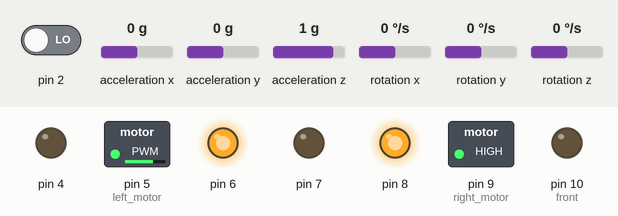
The sketch below on a simulated Arduino Nano, built with avr-gcc and run on an emulated ATmega328P. Parts: switched loads named in the sketch (green lamp = pin HIGH), output pins drawn as LEDs (lit = HIGH). The inputs (shaded band) are chosen by the test bench; at power-on: rotation z 0 °/s, acceleration z 1 g, acceleration y 0 g, pin 2 LOW, acceleration x 0 g, rotation x 0 °/s, rotation y 0 °/s. The sensor or clock chip raises its interrupt line as the real part does.

Above: at 1.7 s.
1.8 s: rotation z set to -192 °/s
At 3.5 s:
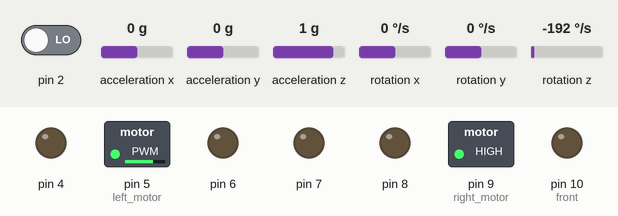
At 4.7 s:
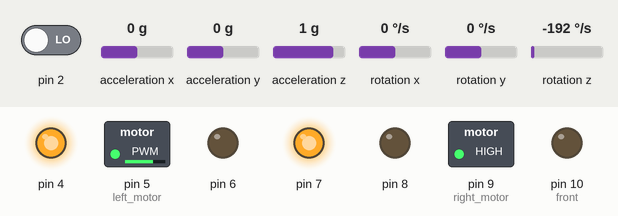
4.8 s: acceleration z set to -1.4 g
7.8 s: acceleration z set to 0 g
10.8 s: acceleration y set to -1.4 g
At 13.1 s:
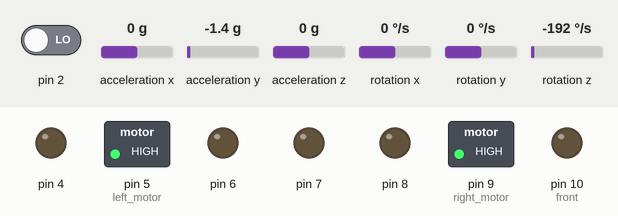
Timing chart, 0 to 14.7 s (numbered marks = the images above; inputs shaded):
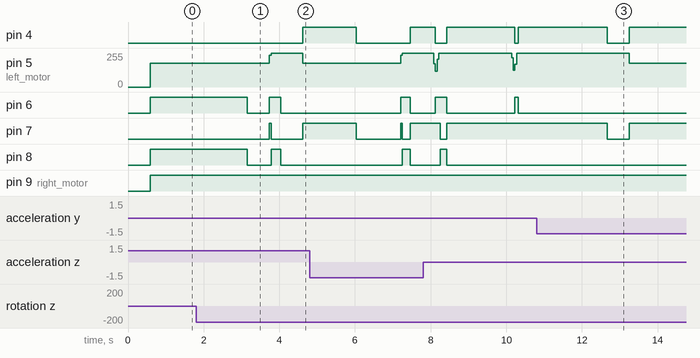

The sketch:

IEEE-R5-2024.ino
```cpp
#include "I2Cdev.h"
#include "MPU6050_6Axis_MotionApps612.h"
#include "robot-movement.h"

// comment this out when not connected to computer (i.e. actually competing)
// #define DEBUG
#ifdef DEBUG
    // comment out if you don't want to see debug prints on get_yaw()
    // #define GETYAW_DEBUG
    // comment out if you don't want to see debug prints on get_dist()
    // #define GETDIST_DEBUG
    // comment out if you don't want to see debug prints on move()
    // #define MOVE_DEBUG
    // comment out if you don't want to see debug prints on turn()
    #define TURN_DEBUG
    #define DPRINT(msg) Serial.print(msg);
    #define OK_PRINT(msg)           \
        Serial.print(F("[OKAY] ")); \
        Serial.print(F(msg));
    #define OK_PRINTLN(msg)         \
        Serial.print(F("[OKAY] ")); \
        Serial.println(F((msg)));
    #define ERR_PRINT(msg)           \
        Serial.print(F("[ERROR] ")); \
        Serial.print(F((msg)));
    #define ERR_PRINTLN(msg)         \
        Serial.print(F("[ERROR] ")); \
        Serial.println(F((msg)));
    #define DBG_PRINT(msg)           \
        Serial.print(F("[DEBUG] ")); \
        Serial.print(F((msg)));
    #define DBG_PRINTLN(msg)         \
        Serial.print(F("[DEBUG] ")); \
        Serial.println(F((msg)));
    #define WARN_PRINT(msg)         \
        Serial.print(F("[WARN] ")); \
        Serial.print(F((msg)));
    #define WARN_PRINTLN(msg)       \
        Serial.print(F("[WARN] ")); \
        Serial.println(F((msg)));
#endif

/**************
 * ULTRASONIC *
 **************/
struct ultrasonic
{
        const byte trig_pin;
        const byte echo_pin;
};

// can't store pins in PROGMEM, we're reading waaaay too quick for it to be useful
const ultrasonic front{10, 16};
// Sets the inches variable to the average of 5 calculated distances
// Returns true if distance was read successfully, false otherwise
bool get_dist(ultrasonic sensor, float &inches, uint8_t num_samples = 1, unsigned long timeout_millis = 100);

/***********
 * MPU6050 *
 ***********/
MPU6050 mpu;
bool mpu_connection_status;
bool mpu_calibrate = false;
// Sets the degrees variable to the calculated yaw.
// Returns true if angle was read successfully, false if timeout was reached
bool get_yaw(float &degrees, uint8_t num_samples = 1, unsigned long timeout_millis = 100);

/**********
 * MOTORS *
 **********/
// NOTE: left encoder is not hooked up to the robot
motor left_motor{5, 4, 6, 0};
motor right_motor{9, 8, 7, 2};

void update_left_encoder() { left_motor.encoder_count += digitalRead(left_motor.forward_dir_pin) ? 1 : -1; }

void update_right_encoder() { right_motor.encoder_count += digitalRead(right_motor.forward_dir_pin) ? 1 : -1; }

/**********
 * PATHS *
 **********/
struct path
{
        const float distance;
        const float angle_before;
        const float angle_after;
};

#define SEEDING
int seeding_index          = 0;
const path paths_seeding[] = {
    {4,  90, -90},
    {72, 0,  -90},
    {6,  0,  90 },
    {6,  0,  -90},
    {12, 0,  0  }
};

// #define ELIMS
#define ELIMS_PATH_LENGTH 8
int elimination_index          = 0;
const path paths_elimination[] = {
    {101.76, 45,  -135}, // A ➡️ D
    {107.28, -27, -153}, // D ➡️ H
    {75.84,  -71, -161}, // H ➡️ F
    {107.28, -63, -153}, // F ➡️ B
    {101.76, -45, 135 }, // B ➡️ G
    {75.84,  -18, -108}, // G ➡️ E
    {75.84,  -18, -108}, // E ➡️ C
    {75.84,  -18, -108}, // C ➡️ A
};

void setup()
{

#if I2CDEV_IMPLEMENTATION == I2CDEV_ARDUINO_WIRE
    Wire.begin();
    Wire.setClock(400e3);
#elif I2CDEV_IMPLEMENTATION == I2CDEV_BUILTIN_FASTWIRE
    Fastwire::setup(400, true);
#endif

    Serial.begin(115200);
#ifdef DEBUG
    delay(2000);
#endif

    // setup ultrasonic sensor
    pinMode(front.trig_pin, OUTPUT);
    pinMode(front.echo_pin, INPUT);
    digitalWrite(front.trig_pin, LOW);
#ifdef DEBUG
    OK_PRINTLN("Ultrasonic sensor pinmodes set");
#endif

    setup_motor(left_motor);
    setup_motor(right_motor);
    // attachInterrupt(digitalPinToInterrupt(left_motor.encoder_pin), update_left_encoder, RISING);
    attachInterrupt(digitalPinToInterrupt(right_motor.encoder_pin), update_right_encoder, RISING);

#ifdef DEBUG
    OK_PRINTLN("Motor pinmodes set");
#endif

    // setup mpu
    mpu.initialize();

    mpu_connection_status = mpu.testConnection();
#ifdef DEBUG
    DBG_PRINTLN("Testing MPU6050 connection...");

    if (mpu_connection_status)
    {
        OK_PRINTLN("MPU6050 connection successful");
    }
    else
    {
        ERR_PRINTLN("MPU6050 connection failed");
    }
#endif

    uint8_t dev_status = mpu.dmpInitialize();

    // offsets from calibration -- run the calibration program yourself to get offsets
    mpu.setXAccelOffset(-3642);
    mpu.setYAccelOffset(301);
    mpu.setZAccelOffset(5406);
    mpu.setXGyroOffset(42);
    mpu.setYGyroOffset(3);
    mpu.setZGyroOffset(-1);

    if (dev_status == 0)
    {
        if (mpu_calibrate)
        {
#ifdef DEBUG
            DBG_PRINTLN("Calibrating MPU's gyroscope and accelerometer...");
#endif
            mpu.CalibrateAccel(6);
            mpu.CalibrateGyro(6);
#ifdef DEBUG
            DPRINT("\n");
            DBG_PRINT("Offsets: ");
            mpu.PrintActiveOffsets();
#endif
        }
#ifdef DEBUG
        DBG_PRINTLN("Enabling MPU's DMP...");
#endif
        mpu.setDMPEnabled(true);
#ifdef DEBUG
        OK_PRINTLN("MPU's DMP enabled!");
#endif
    }
#ifdef DEBUG
    else
    {
        ERR_PRINT("DMP Initialization failed (code ");
        DPRINT(dev_status);
        DPRINT(")\n");
    }
#endif
    /******************
     * MOVEMENT TESTS *
     ******************/

    // straight line test
    // unsigned long start_time = micros();
    // int dist                 = 100;
    // move(dist);
    // float time_elapsed = (micros() - start_time) / 1000000.0;
    // Serial.print("robot travelled at a speed (in/s): ");
    // Serial.println(dist / time_elapsed);

    // turn test
    // for (int i = 0; i < 4; i++)
    // {
    //     turn(-90);
    //     delay(2500);
    // }

    // straight line and back test
    // move(12);
    // move(12);

    // square test
    // for (int i = 0; i < 4; i++) {
    // move(12);
    // turn(90);
    // }
}

void loop()
{
#ifdef DEBUG
    float distance, yaw;
    DBG_PRINT("");
    // if (get_dist(front, distance))
    // {
    //     DPRINT("Front Distance (inches): ")
    //     DPRINT(distance);
    //     DPRINT("\t");
    // }

    if (mpu_connection_status && get_yaw(yaw))
    {
        // it does drift a little, but it's no big deal I think, it drifts
        // less than an angle after a while
        DPRINT("Yaw (degrees): ");
        DPRINT(yaw);
    }
    DPRINT(F("\tRight Motor Encoder Count: "));
    DPRINT(right_motor.encoder_count);
    DPRINT(F("\n"));
#endif

#ifdef SEEDING
    turn(paths_seeding[seeding_index].angle_before);
    delay(500);
    move(paths_seeding[seeding_index].distance);
    delay(500);
    turn(paths_seeding[seeding_index].angle_after);
    seeding_index++;
    delay(500);
#elif ELIMS
    turn(paths_elimination[elimination_index].angle_before);
    delay(500);
    move(paths_elimination[elimination_index].distance);
    delay(500);
    turn(paths_elimination[elimination_index].angle_after);
    elimination_index = (elimination_index + 1) % ELIMS_PATH_LENGTH;
    delay(500);
#endif
}

bool get_yaw(float &degrees, uint8_t num_samples, unsigned long timeout_millis)
{
    float yaw_sum            = 0;
    uint8_t successful_reads = 0;
    unsigned long start_time = millis();

    while (successful_reads < num_samples)
    {
        uint8_t fifo_buffer[64];
        if (mpu.dmpGetCurrentFIFOPacket(fifo_buffer) == 1)
        {
            successful_reads++;

            Quaternion q;
            mpu.dmpGetQuaternion(&q, fifo_buffer);
            yaw_sum += degrees(-atan2(2 * (q.w * q.z + -q.x * q.y), q.w * q.w - q.x * q.x + q.y * q.y - q.z * q.z));
        }
        else if ((millis() - start_time) >= timeout_millis)
        {
#ifdef GETYAW_DEBUG
            ERR_PRINTLN("Couldn't get yaw readings!");
#endif
            return false;
        }
    }

    degrees = yaw_sum / num_samples;
    return true;
}

// Sets the inches variable to the average of 5 calculated distances
// Returns true if distance was read successfully, false otherwise

bool get_dist(ultrasonic sensor, float &inches, uint8_t num_samples, unsigned long timeout_millis)
{
    float inches_sum         = 0;
    uint8_t successful_reads = 0;
    // unsigned long start_time = millis();

    while (successful_reads < num_samples)
    {
        // TODO find and handle errors when reading from ultrasonic sensor

        successful_reads++;
        // clear excess data
        digitalWrite(sensor.trig_pin, LOW);
        delayMicroseconds(5);

        digitalWrite(sensor.trig_pin, HIGH);
        delayMicroseconds(10);
        digitalWrite(sensor.trig_pin, LOW);

        unsigned long duration = pulseIn(sensor.echo_pin, HIGH);  // microseconds

        if (duration == 0)
        {
            return false;
        }

        // divide by 2, because we're measuring distance from when it bounces to
        // when it hits the sensor, and then by 74 in/microseconds (speed of sound)
        inches_sum += duration / 2.0 / 74;
    }
#ifdef GETDIST_DEBUG
    DBG_PRINT("Ultrasonic Distance Sum: ");
    DPRINT(inches_sum / num_samples);
    DPRINT("\n");
#endif
    inches = inches_sum / num_samples;
    return true;
}

// switches between multiple PID valeus based on certain conditions:
// 1) Makes sure that robot is a certain distance from the wall
// 2) Makes sure that the robot is actually going straight
// 3) Makes sure that the robot's wheels are spinning the same distance
void move(double inches)
{
    left_motor.encoder_count  = 0;
    right_motor.encoder_count = 0;
    float num_holes           = inches / (2 * PI * WHEEL_RADIUS / ENCODER_DISK_COUNT);

    float start_yaw, current_yaw;
    while (!get_yaw(start_yaw, 5))
        ;
    while (!get_yaw(current_yaw, 5))
        ;

    // error values
    float error       = start_yaw - current_yaw;
    float error_total = 0;
    float error_prev  = error;

    // by default, spin that @ 90%
    float base_speed  = 90;
    float left_speed  = base_speed;
    float right_speed = base_speed;

    // PID values
    float kP = 7.5;
    float kI = 0.05;
    float kD = 0.5;

    while (num_holes - abs(right_motor.encoder_count) > 0)
    {
        spin_motor(left_motor, left_speed);
        spin_motor(right_motor, right_speed);

        while (!get_yaw(current_yaw, 5))
            ;
#ifdef MOVE_DEBUG
        DBG_PRINT("Encoder Counts (target, left, right): ");
        DPRINT(num_holes);
        DPRINT(F(" "));
        DPRINT(left_motor.encoder_count);
        DPRINT(F(" "));
        DPRINT(right_motor.encoder_count);
        DPRINT(F("\t"));
        DPRINT(F("Yaw (target, current): "));
        DPRINT(start_yaw);
        DPRINT(F(" "));
        DPRINT(current_yaw);
        DPRINT(F("\n"));
#endif

        // update all of the error values
        error             = start_yaw - current_yaw;
        error_total      += error;
        float error_diff  = error - error_prev;
        error_prev        = error;

        float PID_output = kP * error + kI * error_total + kD * error_diff;

        left_speed  = base_speed - PID_output;
        right_speed = base_speed + PID_output;
    }
    stop_motor(left_motor);
    stop_motor(right_motor);
}

// + degrees = turn right, - degrees = turn left
void turn(float degrees)
{
    // determine turn direction
    bool turn_right = degrees > 0;

    // calculate the target degrees needed
    float yaw_threshold = 2;
    float yaw, target_yaw;
    while (!get_yaw(yaw, 10))
        ;

    float multiplier = (61. / 80) + (0.0071203704 * abs(degrees)) - (9. / 197027 * pow(abs(degrees), 2)) +
                       (1. / 9508695 * pow(abs(degrees), 3));
    #ifdef TURN_DEBUG
        DBG_PRINT("Turn multiplier: ");
        DPRINT(multiplier);
        DPRINT("\n");
    #endif
    degrees *= multiplier;

    target_yaw = yaw - degrees;

    // normalize degrees to be between -180, 180
    while (target_yaw > 180)
    {
        target_yaw -= 360;
    }
    while (target_yaw < -180)
    {
        target_yaw += 360;
    }

    float speed = 50;

    spin_motor(right_motor, turn_right ? -speed : speed);
    spin_motor(left_motor, turn_right ? speed : -speed);
    while (abs(target_yaw - yaw) > yaw_threshold)
    {
        while (!get_yaw(yaw))
            ;
#ifdef TURN_DEBUG
        DBG_PRINT("Yaw: ");
        DPRINT(yaw);
        DPRINT(F("\tTarget Yaw:"));
        DPRINT(target_yaw);
        DPRINT(F("\tabs. diff:"));
        DPRINT(abs(target_yaw - yaw));
        DPRINT(F("\n"));
#endif
    }
    stop_motor(left_motor);
    stop_motor(right_motor);
}
```

robot-movement.cpp
```cpp
#include "robot-movement.h"

void setup_motor(motor m)
{
    pinMode(m.speed_pin, OUTPUT);
    pinMode(m.backward_dir_pin, OUTPUT);
    pinMode(m.forward_dir_pin, OUTPUT);
    pinMode(m.encoder_pin, INPUT);

    stop_motor(m);
}

void stop_motor(motor m)
{
    digitalWrite(m.backward_dir_pin, LOW);
    digitalWrite(m.forward_dir_pin, LOW);
}

void spin_motor(motor m, float speed_percentage)
{
    bool reversed = speed_percentage < 0;
    // cap the values at [0%, 100%]
    speed_percentage = constrain(abs(speed_percentage), 0, 100);

    analogWrite(m.speed_pin, map(speed_percentage, 0, 100, MOTOR_MIN, MOTOR_MAX));
    digitalWrite(m.backward_dir_pin, reversed);
    digitalWrite(m.forward_dir_pin, !reversed);
}
```

robot-movement.h
```cpp
/*
 * robot-movement.h - Library for dual-motor robotics movement. This assumes
 * that you are using a DC motor connected to a L293D
 */
#ifndef ROBOT_MOVEMENT_H_
    #define ROBOT_MOVEMENT_H_

    #include <Arduino.h>
    #include <stdlib.h>

// TODO maybe add an encoder count / value to this struct?
struct motor
{
        const byte speed_pin;
        const byte backward_dir_pin;
        const byte forward_dir_pin;
        const int encoder_pin;
        volatile int encoder_count;
};

// define constants
const double WHEEL_RADIUS        = 1.5;               // wheel radius (inches)
const double DIST_BETWEEN_WHEELS = 3.937008;          // distance between wheels (inches)
const int ENCODER_DISK_COUNT     = 60;                // number of holes in encoder disk
const int MOTOR_MAX              = 1023;              // fastest speed of motors on ground
const int MOTOR_MIN              = 0.85 * MOTOR_MAX;  // slowest speed of motors on ground

// Should only be called once in the setup function. Sets up the pinModes and
// input status for the left and right motors
void setup_motor(motor);

// speed should be a value from 0->100%
void spin_motor(motor, float speed);

// sets both direction pins of motor to LOW
void stop_motor(motor);
#endif
```

Measured:
- after the input at 1.8 s, pin 4: LOW → HIGH after 2.8 s; pin 5 (left_motor): 178/255 → 255/255 after 1.9 s, → 178/255 0.88 s later; pin 6: HIGH → LOW after 1.4 s, → HIGH 0.58 s later, → LOW 0.29 s later; pin 7: LOW → HIGH after 1.9 s, → LOW 0.04 s later, → HIGH 0.84 s later; pin 8: HIGH → LOW after 1.4 s, → HIGH 0.63 s later, → LOW 0.25 s later
- after the input at 10.8 s, pin 4, pin 7: goes on until 13.2 s, then stays HIGH
